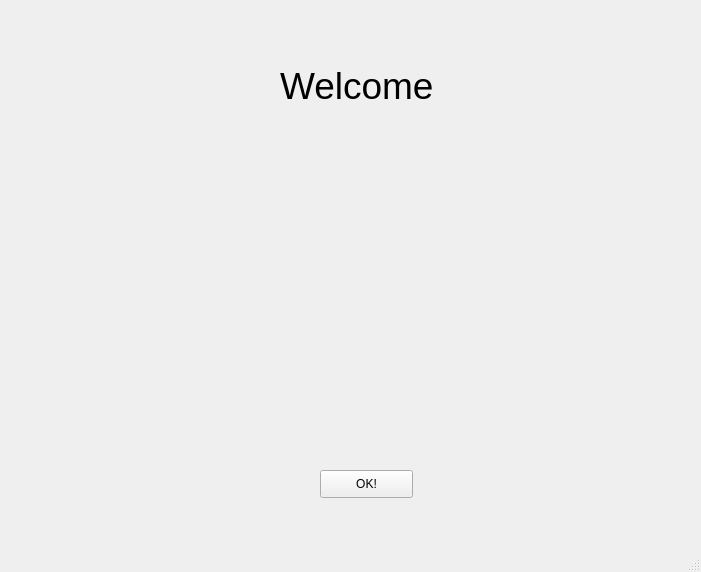
<?xml version="1.0" encoding="UTF-8"?>
<ui version="4.0">
 <class>MainWindow</class>
 <widget class="QMainWindow" name="MainWindow">
  <property name="geometry">
   <rect>
    <x>0</x>
    <y>0</y>
    <width>701</width>
    <height>572</height>
   </rect>
  </property>
  <property name="windowTitle">
   <string>MainWindow</string>
  </property>
  <widget class="QWidget" name="centralwidget">
   <widget class="QLabel" name="label">
    <property name="geometry">
     <rect>
      <x>280</x>
      <y>40</y>
      <width>231</width>
      <height>91</height>
     </rect>
    </property>
    <property name="font">
     <font>
      <pointsize>28</pointsize>
     </font>
    </property>
    <property name="text">
     <string>Welcome</string>
    </property>
   </widget>
   <widget class="QPushButton" name="pushButton">
    <property name="geometry">
     <rect>
      <x>320</x>
      <y>470</y>
      <width>93</width>
      <height>28</height>
     </rect>
    </property>
    <property name="text">
     <string>OK!</string>
    </property>
    <property name="autoExclusive">
     <bool>true</bool>
    </property>
   </widget>
   <widget class="QLabel" name="label_2">
    <property name="geometry">
     <rect>
      <x>120</x>
      <y>130</y>
      <width>521</width>
      <height>301</height>
     </rect>
    </property>
    <property name="text">
     <string>&lt;html&gt;&lt;head/&gt;&lt;body&gt;&lt;p&gt;&lt;img src=&quot;:/newPrefix/Untitled.png&quot;/&gt;&lt;/p&gt;&lt;/body&gt;&lt;/html&gt;</string>
    </property>
   </widget>
   <widget class="QLabel" name="label_3">
    <property name="geometry">
     <rect>
      <x>-30</x>
      <y>-20</y>
      <width>800</width>
      <height>600</height>
     </rect>
    </property>
    <property name="text">
     <string>&lt;html&gt;&lt;head/&gt;&lt;body&gt;&lt;p&gt;&lt;img src=&quot;:/newPrefix/bg.jpg&quot;/&gt;&lt;/p&gt;&lt;/body&gt;&lt;/html&gt;</string>
    </property>
   </widget>
   <zorder>label_3</zorder>
   <zorder>label_2</zorder>
   <zorder>label</zorder>
   <zorder>pushButton</zorder>
  </widget>
  <widget class="QMenuBar" name="menubar">
   <property name="geometry">
    <rect>
     <x>0</x>
     <y>0</y>
     <width>701</width>
     <height>26</height>
    </rect>
   </property>
  </widget>
  <widget class="QStatusBar" name="statusbar"/>
 </widget>
 <resources>
  <include location="test.qrc"/>
 </resources>
 <connections/>
</ui>
